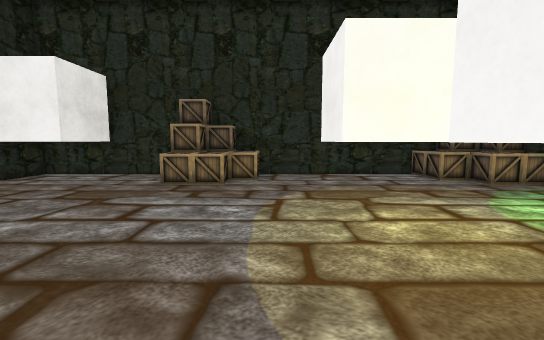
view 1 (above)

15 first-person views from a walk through a scene from a Unity 3-D project. The camera is 1.5 m above the floor, tilts 6° down and sees 90° across. The floor is counted in squares, 1 m on a side. Each view is taken from the middle of a square. On the plan, view 1 faces up. The plan holds only what a view shows up to about 14 squares ahead; the rest is blank. The place goes on beyond the plan. The player is left out. Some surface patterns are stand-ins.

view 2
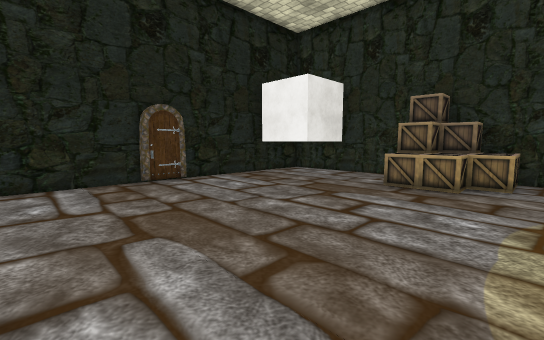

view 3
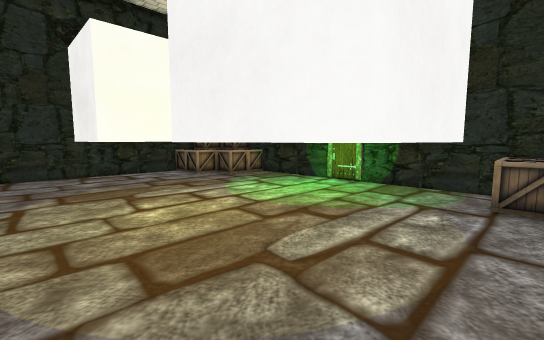

view 4
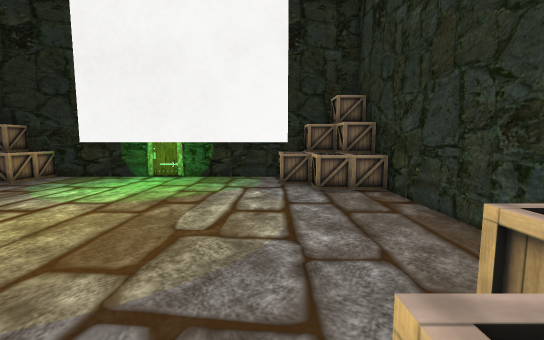

view 5
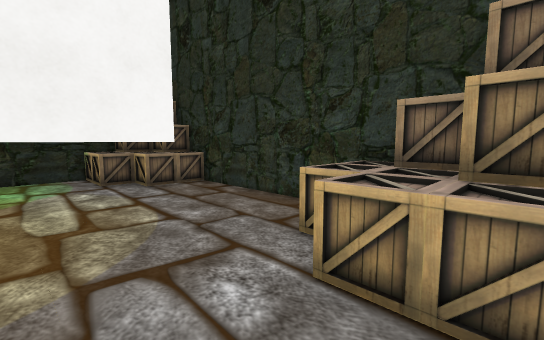

view 6
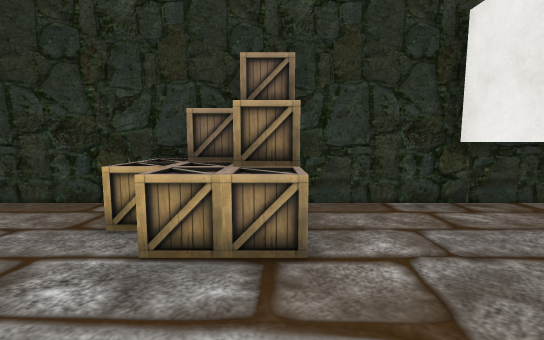

view 7
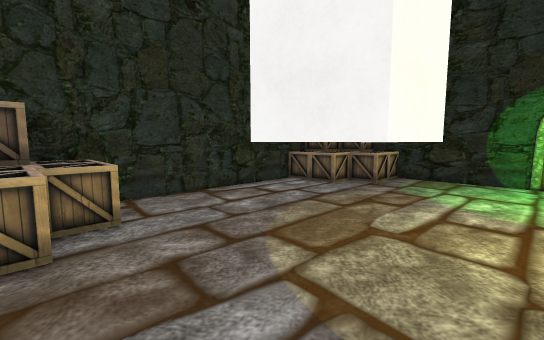

view 8
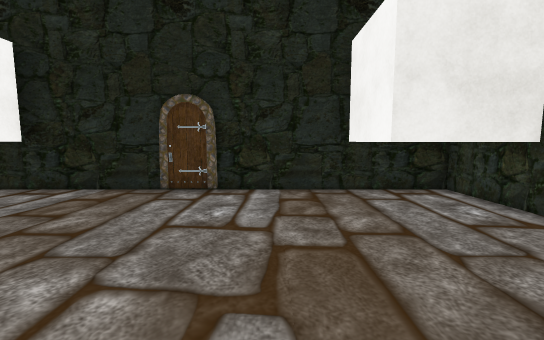

view 9
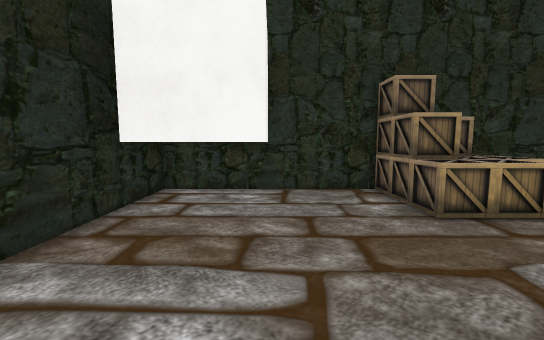

view 10
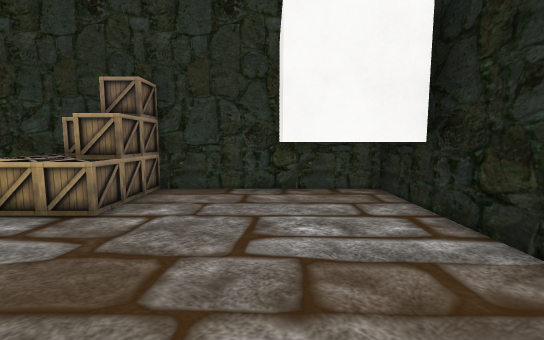

view 11
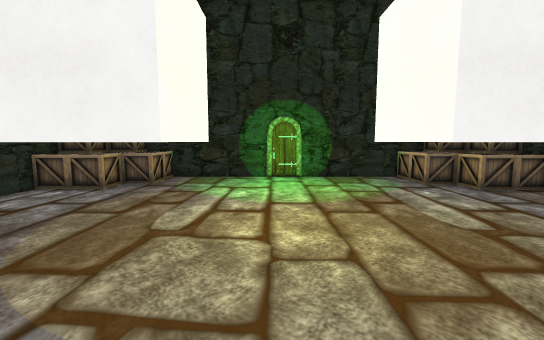

view 12
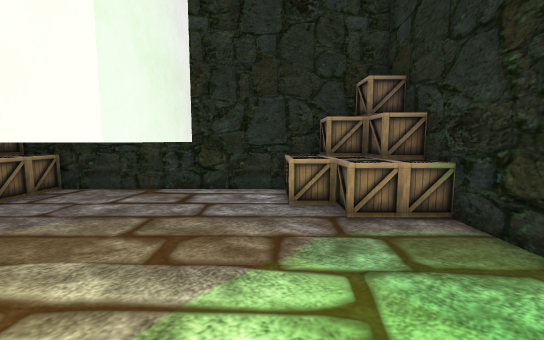

view 13
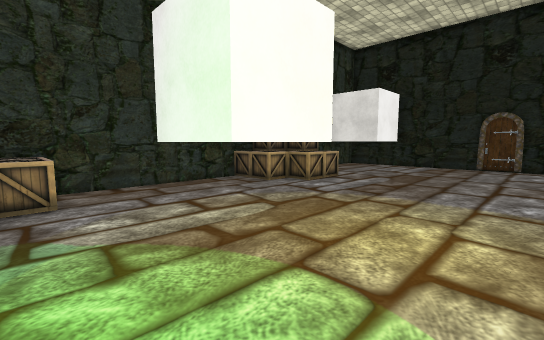

view 14
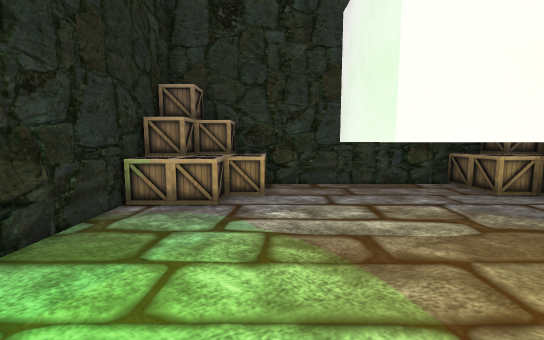

view 15
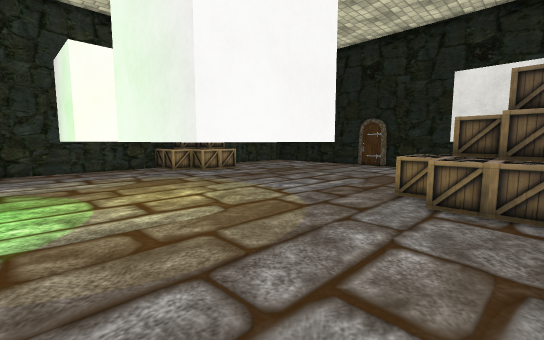

### Floor plan
Key: @ floor where view 1 was taken; # wall or solid block; . floor; T thing the floor can be seen under or through; O other object.
Columns run from 11 left of view 1 to 10 right of it. Each row starts with its distance up from view 1.
 13     ################
 12     #..OOOO.......OOO
 11     #..OOOO.......OOOO
 10 #####..OOOO........OOO
  9 #.##....OO...TTT...OO#
  8 #............T T.....#
  7 #............TTT.....#
  6 #....................#
  5 ##...................#
  4 ##...................#
  3 #....................#
  2 #............TTT.....#
  1 #............T T.....#
  0 #..........@.TTT.....#
 -1 #####...OO.........OO#
 -2     #...OOOO.....OOOO#
 -3     #...OOOO.....OOOO
 -4     ###############

Positions as (right, up) in squares from view 1, and headings:
1: (0, 0), facing up
2: (0, 0), facing up-left
3: (0, -1), facing up-right
4: (-2, 0), facing right
5: (-3, 2), facing down-right
6: (-3, 3), facing down
7: (-2, 5), facing up-right
8: (-2, 7), facing left
9: (-7, 4), facing up
10: (-7, 5), facing down
11: (-2, 5), facing right
12: (6, 4), facing up
13: (7, 6), facing down-left
14: (6, 6), facing down
15: (6, 12), facing down-left
